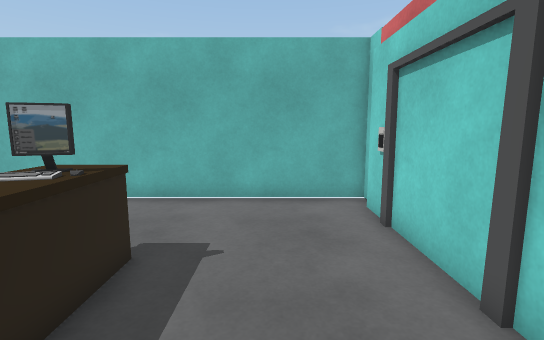
view 1 (above)

14 first-person views from a walk through a Unity game level. The camera is 1.3 m above the floor, tilts 8° down and sees 85° across. The floor is counted in squares, 0.5 m on a side. Each view is taken from the middle of a square. On the plan, view 1 faces up. The plan holds only what a view shows up to about 19 squares ahead; the rest is blank. The player character is not drawn. Some surface patterns are stand-ins.

view 2
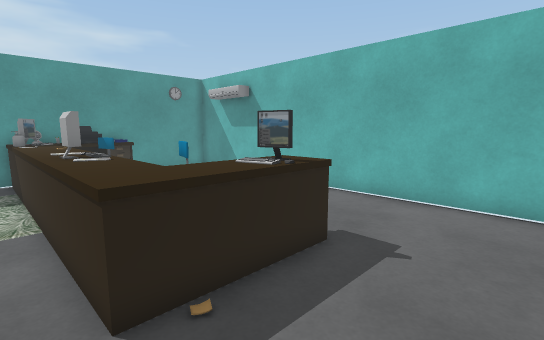

view 3
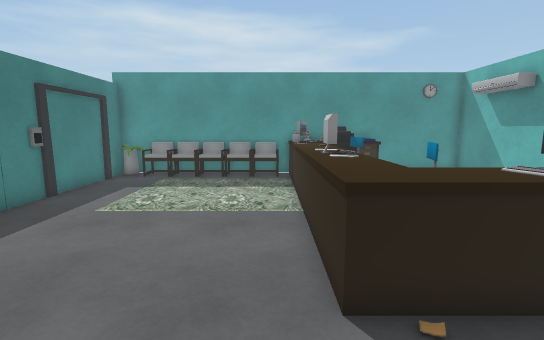

view 4
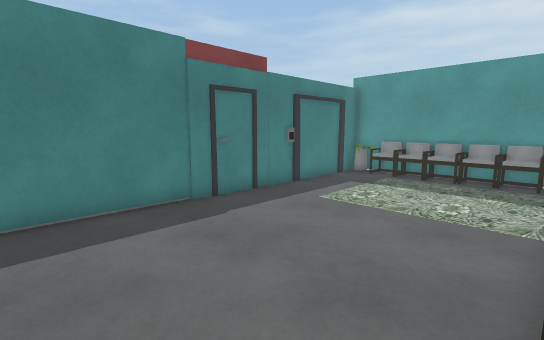

view 5
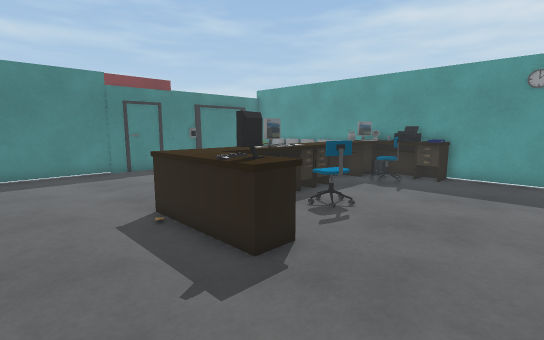

view 6
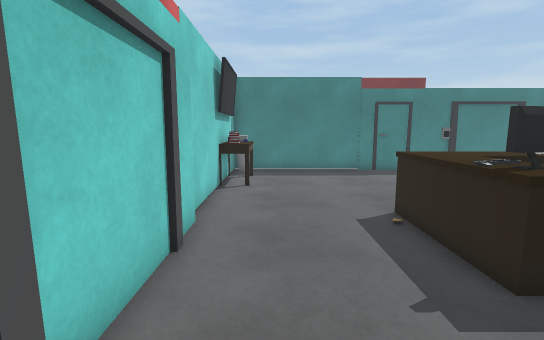

view 7
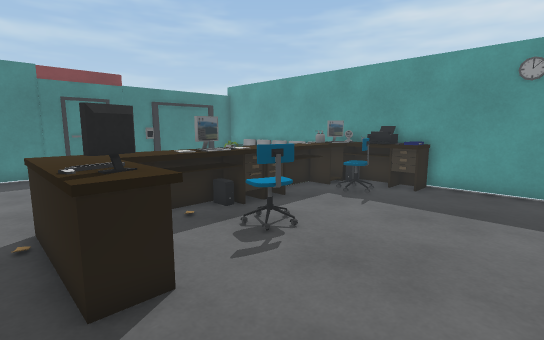

view 8
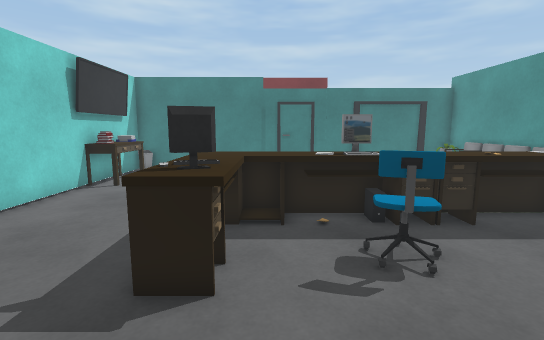

view 9
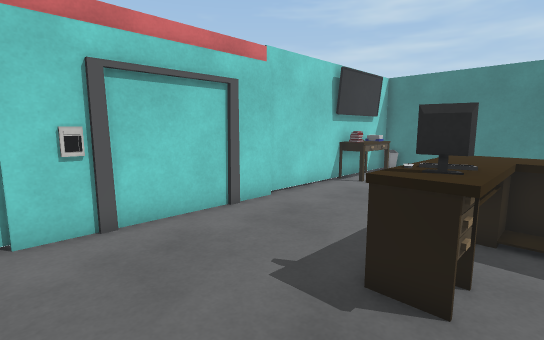

view 10
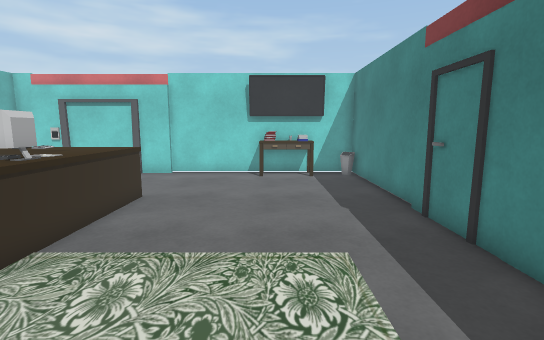

view 11
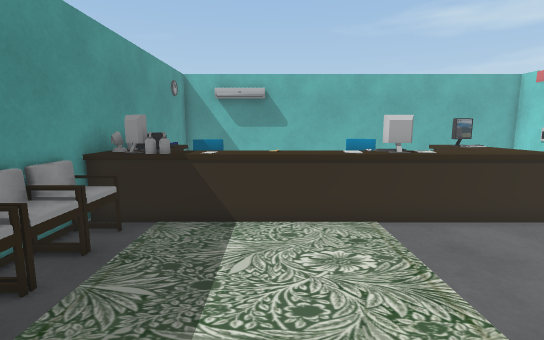

view 12
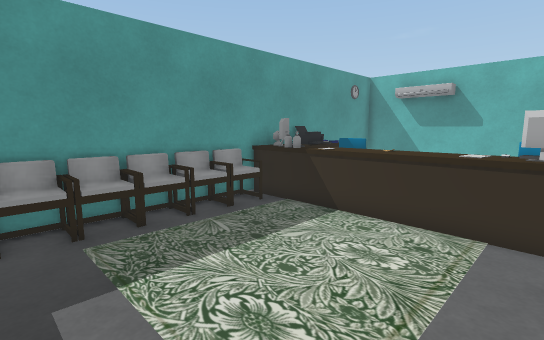

view 13
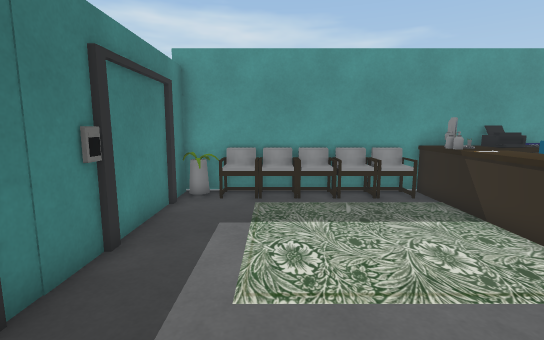

view 14
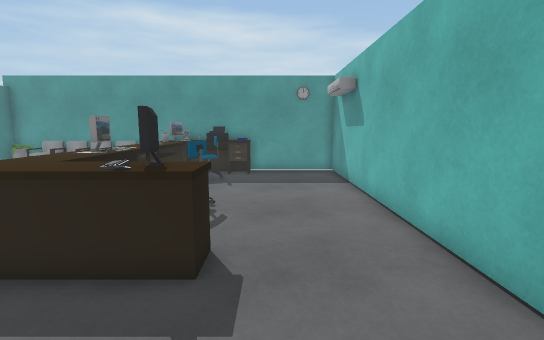

### Floor plan
Points are (right, up) in squares from view 1. A wall is a line through its corners. A room is listed if a view was taken in it or the views show most of it. See-through windows are left out.
Room 1 (views 1, 2, 3, 4, 5, 6, 7, 8, 9, 10, 11, 12, 13, 14)
walls: (3.2, 1.8) (3.2, 9.8); (3.4, -2.6) (3.4, 1.9); (-16.1, 1.6) (-16.1, -1.6); (-10.5, -8.4) (-9.5, -8.4); (-10.1, -8.6) (3.4, -8.6) (3.4, -6.4); (-16.1, -3.4) (-16.1, -4.6); (-16.1, -6.4) (-16.1, -8.6) (-14.5, -8.6); (-14.1, -8.6) (-10.4, -8.6); (-14.5, -8.4) (-14, -8.4); (3.4, 9.6) (3.4, 10.7) (-16.1, 10.7) (-16.1, 3.4)
objects: other object (-16, -6) to (-15, -6); other object (-16, -5) to (-15, -4); other object (-16, -3) to (-15, -3); other object (-16, -2) to (-15, -2); other object (-16, -1) to (-15, 0); other object (-16, 2) to (-15, 2); other object (-16, 3); other object (-15, -7); other object (-15, 1) to (-14, 2); other object (-15, 3) to (-15, 4); other object (-15, 5); other object (-15, 6); other object (-14, 1) to (-10, 2); other object (-14, 3) to (-13, 4); other object (-9, 1) to (-8, 2); other object (-8, 1) to (-7, 2); other object (-8, 4) to (-7, 5); other object (-6, 1) to (-3, 4); other object (-4, 5) to (-3, 5); other object (-4, 6) to (-3, 6); other object (2, -6) to (2, -3); other object (3, -4)

Positions as (right, up) in squares from view 1, and headings:
1: (0, 0), facing up
2: (1, 0), facing up-left
3: (1, 0), facing left
4: (1, 1), facing down-left
5: (1, 10), facing down-left
6: (1, 10), facing down
7: (-2, 10), facing down-left
8: (-5, 10), facing down
9: (-5, 10), facing down-right
10: (-14, -4), facing right
11: (-11, -7), facing up
12: (-7, -7), facing up-left
13: (-4, -5), facing left
14: (2, 7), facing left
